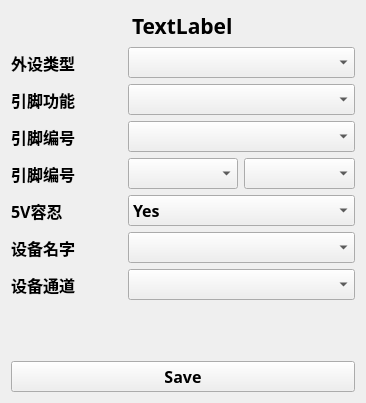
<?xml version="1.0" encoding="UTF-8"?>
<ui version="4.0">
 <class>PinInfoWidget</class>
 <widget class="QWidget" name="PinInfoWidget">
  <property name="geometry">
   <rect>
    <x>0</x>
    <y>0</y>
    <width>366</width>
    <height>403</height>
   </rect>
  </property>
  <property name="font">
   <font>
    <family>微软雅黑 Light</family>
    <pointsize>12</pointsize>
    <weight>75</weight>
    <bold>true</bold>
   </font>
  </property>
  <property name="windowTitle">
   <string>Pin configuration</string>
  </property>
  <layout class="QGridLayout" name="gridLayout">
   <item row="1" column="1" colspan="2">
    <widget class="QComboBox" name="comboBox_devfunc"/>
   </item>
   <item row="4" column="1">
    <widget class="QComboBox" name="comboBox_rttport"/>
   </item>
   <item row="1" column="0">
    <widget class="QLabel" name="label_devfunc">
     <property name="text">
      <string>外设类型</string>
     </property>
    </widget>
   </item>
   <item row="2" column="0">
    <widget class="QLabel" name="label_usefunc">
     <property name="text">
      <string>引脚功能</string>
     </property>
    </widget>
   </item>
   <item row="3" column="0">
    <widget class="QLabel" name="label_rttnumber">
     <property name="text">
      <string>引脚编号</string>
     </property>
    </widget>
   </item>
   <item row="4" column="2">
    <widget class="QComboBox" name="comboBox_rttpin"/>
   </item>
   <item row="5" column="1" colspan="2">
    <widget class="QComboBox" name="comboBox_vol5v">
     <item>
      <property name="text">
       <string>Yes</string>
      </property>
     </item>
     <item>
      <property name="text">
       <string>No</string>
      </property>
     </item>
    </widget>
   </item>
   <item row="4" column="0">
    <widget class="QLabel" name="label_rttportpin">
     <property name="text">
      <string>引脚编号</string>
     </property>
    </widget>
   </item>
   <item row="9" column="0" colspan="3">
    <widget class="QPushButton" name="pushButton_save">
     <property name="text">
      <string>Save</string>
     </property>
    </widget>
   </item>
   <item row="7" column="1" colspan="2">
    <widget class="QComboBox" name="comboBox_devchnl"/>
   </item>
   <item row="2" column="1" colspan="2">
    <widget class="QComboBox" name="comboBox_usefunc"/>
   </item>
   <item row="3" column="1" colspan="2">
    <widget class="QComboBox" name="comboBox_rttnumber"/>
   </item>
   <item row="7" column="0">
    <widget class="QLabel" name="label_devchnl">
     <property name="text">
      <string>设备通道</string>
     </property>
    </widget>
   </item>
   <item row="6" column="0">
    <widget class="QLabel" name="label_devname">
     <property name="text">
      <string>设备名字</string>
     </property>
    </widget>
   </item>
   <item row="6" column="1" colspan="2">
    <widget class="QComboBox" name="comboBox_devname"/>
   </item>
   <item row="5" column="0">
    <widget class="QLabel" name="label_vol5v">
     <property name="text">
      <string>5V容忍</string>
     </property>
    </widget>
   </item>
   <item row="8" column="0" colspan="3">
    <spacer name="verticalSpacer">
     <property name="orientation">
      <enum>Qt::Vertical</enum>
     </property>
     <property name="sizeHint" stdset="0">
      <size>
       <width>20</width>
       <height>40</height>
      </size>
     </property>
    </spacer>
   </item>
   <item row="0" column="0" colspan="3" alignment="Qt::AlignHCenter">
    <widget class="QLabel" name="label_title">
     <property name="font">
      <font>
       <family>微软雅黑 Light</family>
       <pointsize>16</pointsize>
       <weight>75</weight>
       <bold>true</bold>
      </font>
     </property>
     <property name="text">
      <string>TextLabel</string>
     </property>
    </widget>
   </item>
  </layout>
 </widget>
 <resources/>
 <connections/>
</ui>
